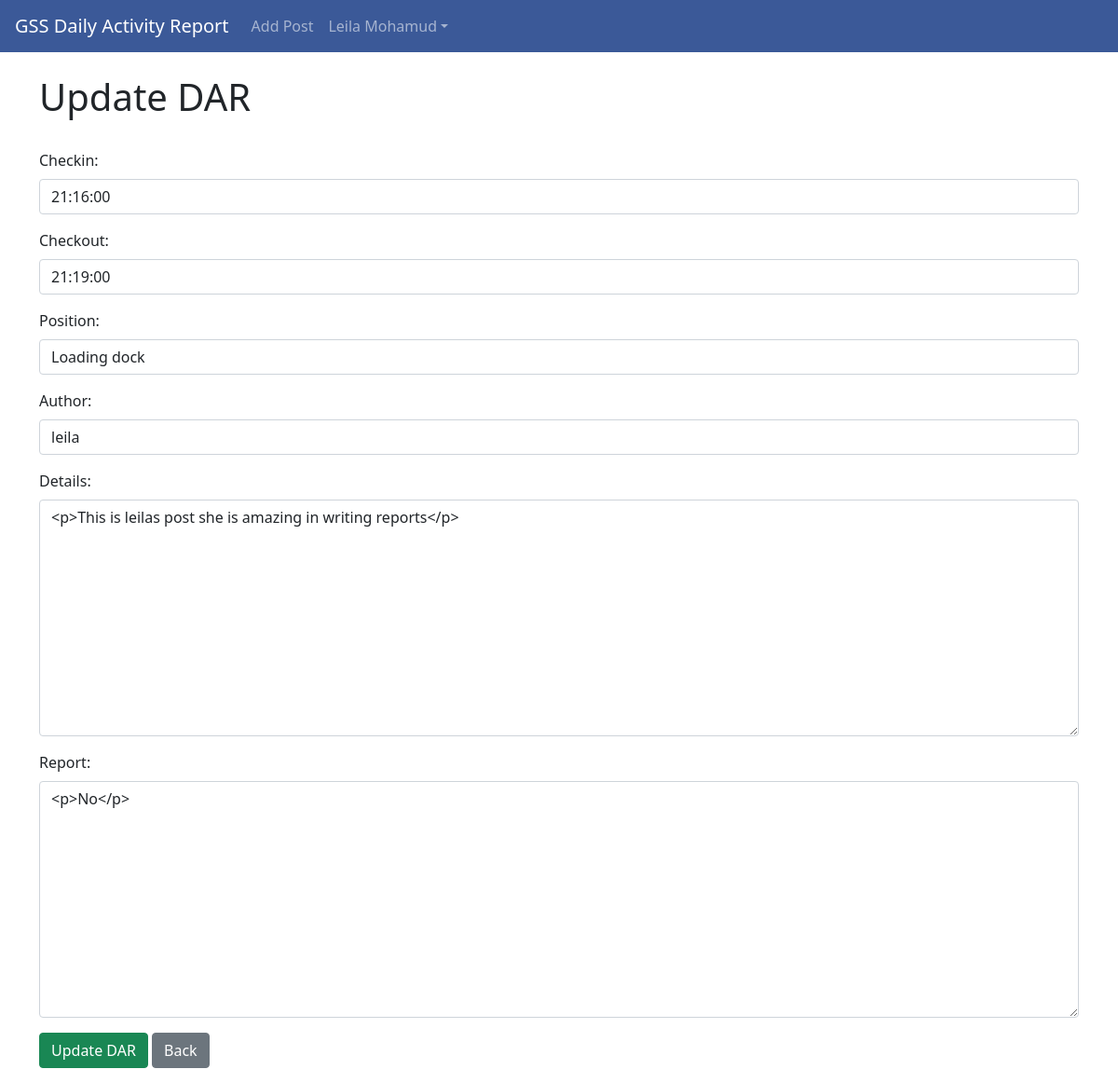
The page /article/edit/2 (signed in) on the database its author committed.
### thedar/models.py (models this page shows, shortened)
class Post(models.Model):
    report_image=models.ImageField(null=True,blank=True, upload_to='images/')
    checkin=models.TimeField(max_length=200)
    checkout=models.TimeField(max_length=200)
    position=models.CharField(max_length=200,choices=position_choice)
    author=models.ForeignKey(User, on_delete=models.CASCADE)
    details=RichTextField(blank=True,null=True)
    report=RichTextField(blank=True,null=True)
    time=models.DateTimeField(auto_now_add=True)

### thedar/views.py (the view)
# urls.py: path('article/edit/<int:pk>', UpdatePostView.as_view(), name='update_post'),
class UpdatePostView(UpdateView):
    model= Post
    form_class=EditForm
    template_name= 'update_post.html'

### thedar/forms.py
class EditForm(forms.ModelForm):
    class Meta:
        model=Post
        fields=('checkin','checkout','position','author','details','report')
        widgets={
           'checkin':forms.TimeInput(attrs={'class':'form-control'}),
            'checkout':forms.TimeInput(attrs={'class':'form-control'}),
            'position':forms.TextInput(attrs={'class':'form-control'}),
            'author':forms.Select(attrs={'class':'form-control ','value':'','id':'zola','type':'hidden'}),
            'details':forms.Textarea(attrs={'class':'form-control'}),
             'report':forms.Textarea(attrs={'class':'form-control'}),
        }

### thedar/templates/update_post.html (shortened to what this page needs)
{%extends 'base.html' %}
{%block content%}
{% if user.is_authenticated%}
{% if user.id == post.author.id%}
<h1>Update DAR</h1><br>
<div class="form-group">
<form method="POST">
    {{form.as_p}}
    <button class="btn btn-success">Update DAR</button>
    <a href="{%url 'home'%}" class="btn btn-secondary">Back</a>
</form>
</div>
{%else%}
You are not allowed here!
{%endif%}
{%else%}
You are not allowed here!
{%endif%}
{%endblock%}

### thedar/templates/base.html (shortened to what this page needs)
<!doctype html>
<html lang="en">
  <head>
    <link rel="stylesheet" href="https://cdn.jsdelivr.net/npm/bootstrap@4.4.1/dist/css/bootstrap.min.css">
  </head>
  <body>
    <nav class="navbar navbar-expand-lg navbar-dark bg-custom" >
        <a class="navbar-brand" href="{% url 'home'%}">GSS Daily Activity Report</a>
        <div class="collapse navbar-collapse" id="navbarSupportedContent">
          <ul class="navbar-nav mr-auto">
            {% if user.is_authenticated%}
            <li class="nav-item">
              <a class="nav-link" href="{%url 'add_post'%}">Add Post</a>
            </li>
            <ul class="nav navbar-nav ms-auto">
              <li class="nav-item dropdown">
                  <a href="#" class="nav-link dropdown-toggle" data-bs-toggle="dropdown">{{user.first_name}} {{user.last_name}}</a>
              </li>
          </ul>
            {%endif%}
          </ul>
        </div>
      </nav>
    <br/>
    <div class="container">
   {% block content %}
   {%endblock%}
</div>
    <link href="https://cdn.jsdelivr.net/npm/bootstrap@5.0.2/dist/css/bootstrap.min.css" rel="stylesheet">
    <link rel="stylesheet" href="https://cdnjs.cloudflare.com/ajax/libs/font-awesome/4.7.0/css/font-awesome.min.css">
  </body>
</html>

### thedar/templates/base.html (style rules this page uses)
.bg-custom { background-color: rgb(59, 89, 152); }

### rows shown on the page
Post: checkin "21:16:00", checkout "21:19:00", position "Loading dock", author "leila", details "<p>This is leilas post she is amazing in writing reports</p>", report "<p>No</p>"

### other values the page prints
{{ user.first_name }} "Leila"
{{ user.last_name }} "Mohamud"
